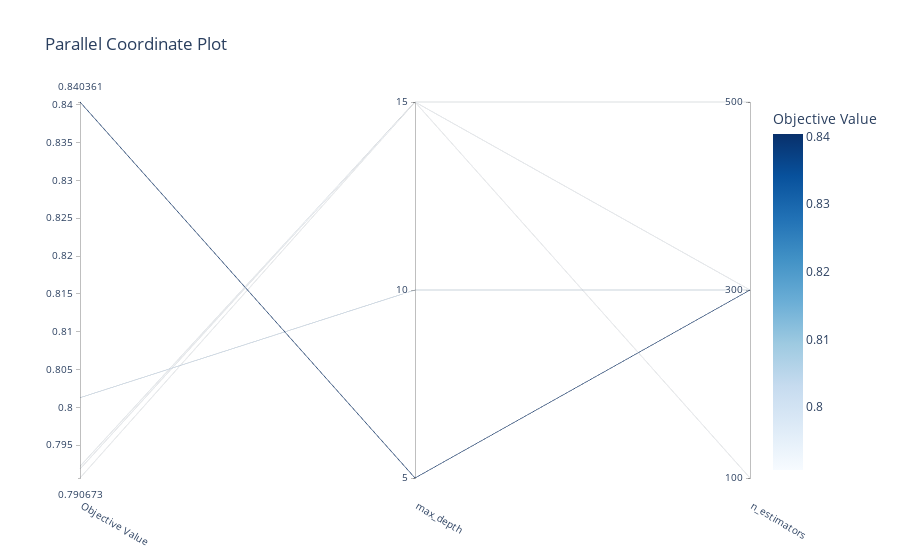

The notebook cell saved with this chart:
### Markdown cell above
### Visualization of hyperparameter relationships

### Code cell
optuna.visualization.plot_parallel_coordinate(study, params=[params for params in study.best_params])

### Figure 1 — Plotly figure (JSON) as saved in the notebook; plotly's stock layout.template omitted (floating-point values rounded to 4 significant figures)
{"data": [{"dimensions": [{"label": "Objective Value", "range": [0.7907, 0.8404], "values": [0.8404, 0.8013, 0.7907, 0.7919, 0.7922]}, {"label": "max_depth", "range": [0, 2], "ticktext": ["5", "10", "15"], "tickvals": [0, 1, 2], "values": [0, 1, 2, 2, 2]}, {"label": "n_estimators", "range": [0, 2], "ticktext": ["100", "300", "500"], "tickvals": [0, 1, 2], "values": [1, 1, 0, 1, 2]}], "labelangle": 30, "labelside": "bottom", "line": {"color": [0.8404, 0.8013, 0.7907, 0.7919, 0.7922], "colorbar": {"title": {"text": "Objective Value"}}, "colorscale": [[0, "rgb(247,251,255)"], [0.125, "rgb(222,235,247)"], [0.25, "rgb(198,219,239)"], [0.375, "rgb(158,202,225)"], [0.5, "rgb(107,174,214)"], [0.625, "rgb(66,146,198)"], [0.75, "rgb(33,113,181)"], [0.875, "rgb(8,81,156)"], [1, "rgb(8,48,107)"]], "reversescale": false, "showscale": true}, "type": "parcoords"}], "layout": {"title": {"text": "Parallel Coordinate Plot"}}}
